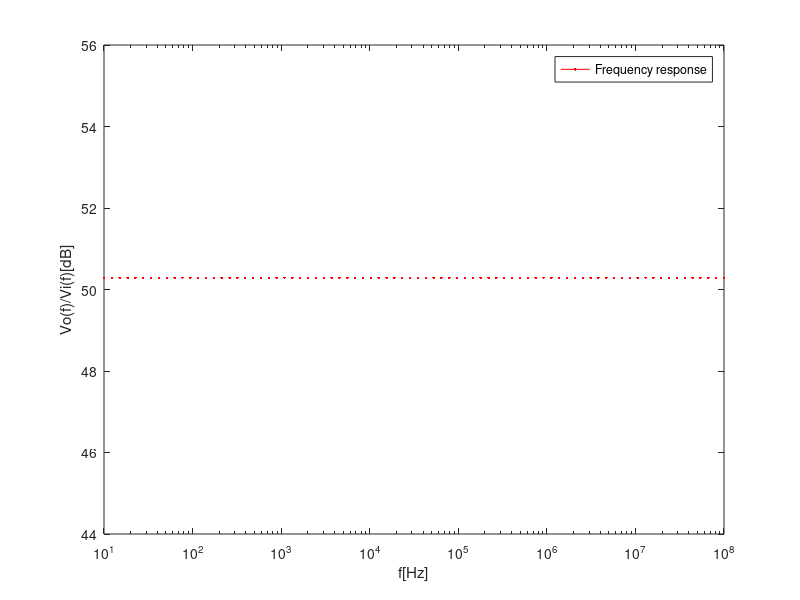
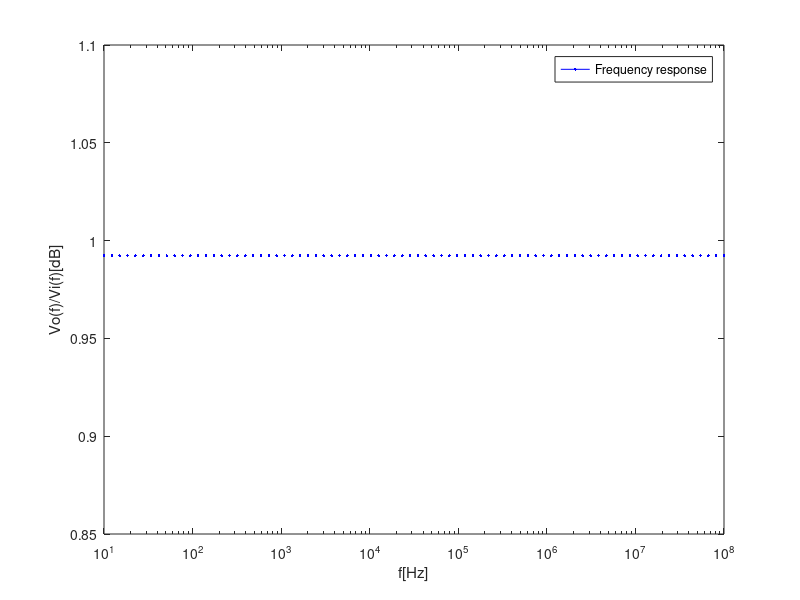
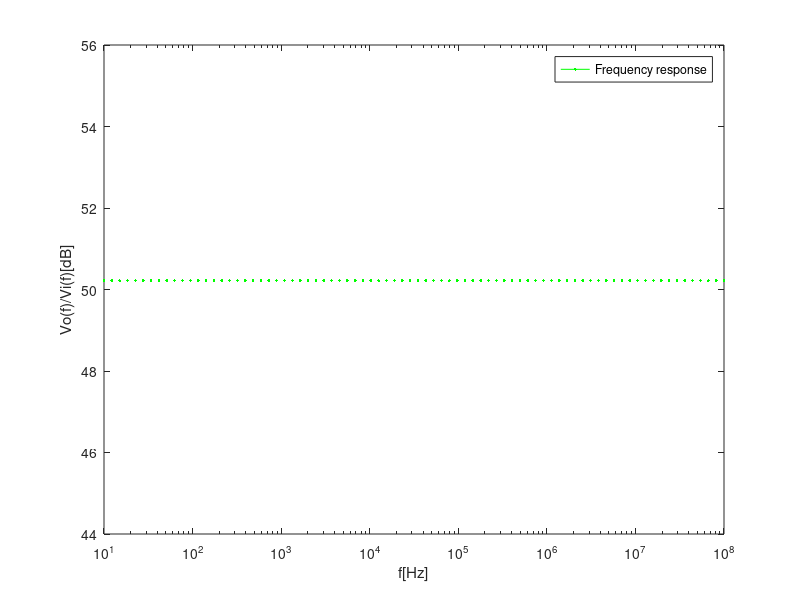

Reproduce these figures in MATLAB, in order.
pkg load control

% ---- GAIN STAGE ----

% values

VT=25e-3
BFN=178.7     %parametro beta do modelo BC5474
VAFN=69.7     %parametro Va do modelo BC5474 
RE1=80        %resistencia do emissor
RC1=1000      %resitencia do coletor
RB1=80000     %resistencia bias 1
RB2=20000     %resistencia bias 2
VBEON=0.7     %tensao a partir da qual o transistor deixa passar
VCC=12        %DC value da fonte
RS=100        %Resistencia interna 


%%%%%%%%%%%%%%%%%%%%GAIN STAGE: INCREMENTAL CIRCUIT%%%%%%%%%%%%%%%%%%%%%%%
			       
RB=1/(1/RB1+1/RB2)                 %resistencia equivalente bias

			           %pode haver erro de sinal no VEQ
			       
VEQ=RB2/(RB1+RB2)*VCC              %tensao equivalente thevnian
IB1=(VEQ-VBEON)/(RB+(1+BFN)*RE1)   %corrente malha B
IC1=BFN*IB1                        %corrente malha C


gm1=IC1/VT
rpi1=BFN/gm1
ro1=VAFN/IC1
			           
IE1=(1+BFN)*IB1                   %corrente emissor
VE1=RE1*IE1                       %tensao emissor
VO1=VCC-RC1*IC1                   %tensao coletor -> tensao de saida do Gain Stage
VCE=VO1-VE1                       %diferenca entre tensao do coletor e emissor
                                
				  %ver se VCE e maior que VBEON
							       


%gain without CE - bypass capacitor							       
AV1w = RC1*(RE1-gm1*rpi1*ro1)/((ro1+RC1+RE1)*(RB+rpi1+RE1)+gm1*RE1*ro1*rpi1 - RE1^2)
AV1simplew = gm1*RC1/(1+gm1*RE1)




							       
%gain with CE - bypass capacitor				       
RE1=0

							       
AV1= RC1*(RE1-gm1*rpi1*ro1)/((ro1+RC1+RE1)*(RB+rpi1+RE1)+gm1*RE1*ro1*rpi1 - RE1^2)
AV1simple = gm1*RC1/(1+gm1*RE1)
							       
AV1simple2 = gm1*RC1/(1+gm1*RE1) * rpi1/ (RS + rpi1)
							       


							       
RE1=100
%Impedance Calculations
ZI1 = ((ro1+RC1+RE1)*(RB+rpi1+RE1)+gm1*RE1*ro1*rpi1 - RE1^2)/(ro1+RC1+RE1)
ZX = ro1*((RB+rpi1)*RE1/(RB+rpi1+RE1))/(1/(1/ro1+1/(rpi1+RB)+1/RE1+gm1*rpi1/(rpi1+RB)))
ZO1 = 1/(1/ZX+1/RC1)

%in the slides it is ZI1 = 1/(1/RB1+1/RB2+1/rpi1) and ZO1 = 1/(1/RC1+1/ro1)
%RE1 = 0
 
 
% 8 decades and 10 points per decade => 80 points


k1 = 80

freq1=logspace(1,8, k1);



%t1=1
%w1=2*pi*freq1
VS1=0.01							       
	   
gain1 = - gm1 * (RC1*ro1)/(RC1+ro1) * ((RB1*RB2+rpi1*RB2+rpi1*RB1)/(rpi1*RB1*RB2)) / (RS+(RB1*RB2+rpi1*RB2+rpi1*RB1)/(rpi1*RB1*RB2)) % * VS1


%%%%%%%%%%%%%%%   MAG TO DB   %%%%%%%%%%%%%%%%%%%%%%%%
AV1wdb = mag2db(abs(AV1w))
AV1simplewdb = mag2db(abs(AV1simplew))
  
AV1db = mag2db(abs(AV1))
gain1db = mag2db(abs(gain1))
AV1simpledb= mag2db(abs(AV1simple))
AV1simple2db= mag2db(abs(AV1simple2))
  

vmag_plot1 = figure ();
semilogx (freq1, abs(AV1simple2db), "r");

xlabel ("f[Hz]");
ylabel ("Vo(f)/Vi(f)[dB]"); 
legenda= legend("Frequency response"); 
print (vmag_plot1, "vmag_plot1.eps", "-depsc");





% ---- OUTPUT STAGE ----

% values
BFP = 227.3
VAFP = 37.2
RE2 = 300
VEBON = 0.7

VI2 = VO1 % shouldn't it be VI2 = VO-VEBON ?
IE2 = (VCC-VEBON-VI2)/RE2
IC2 = BFP/(BFP+1)*IE2
VO2 = VCC - RE2*IE2


gm2 = IC2/VT
go2 = IC2/VAFP
gpi2 = gm2/BFP
ge2 = 1/RE2


AV2 = gm2/(gm2+gpi2+go2+ge2)





ZI2 = (gm2+gpi2+go2+ge2)/gpi2/(gpi2+go2+ge2)
ZO2 = 1/(gm2+gpi2+go2+ge2)

AV22= mag2db(abs(AV2))

vmag_plot2 = figure ();
semilogx (freq1, AV2, "b");

xlabel ("f[Hz]");
ylabel ("Vo(f)/Vi(f)[dB]"); 
legenda= legend("Frequency response"); 
print (vmag_plot2, "vmag_plot2.eps", "-depsc");


final_gain= AV1simple2*AV2
final_gaindb= mag2db(abs(final_gain))

final_impedance = ZO1*ZO2  
	      
		     
vmag_plot3 = figure ();
semilogx (freq1, final_gaindb, "g");

xlabel ("f[Hz]");
ylabel ("Vo(f)/Vi(f)[dB]"); 
legenda= legend("Frequency response"); 
print (vmag_plot3, "vmag_plot3.eps", "-depsc");




%%%%%%%%%%%%%% TABLE WITH VALUES (FOR LATEX) %%%%%%%%%%%%%%%%%%%%
resistance_tab = fopen("resistance_tab.tex", "w");

fprintf(resistance_tab, "$V_{CC}\\;(V)$ & %.1e\\\\ \\hline\n", VCC);
fprintf(resistance_tab, "$R_{S}\\;(\\Omega)$ & %.1e\\\\ \\hline\n", RS);
fprintf(resistance_tab, "$R_{E1}\\;(\\Omega)$ & %.1e\\\\ \\hline\n", RE1);
fprintf(resistance_tab, "$R_{C1}\\;(\\Omega)$ & %.1e\\\\ \\hline\n", RC1);
fprintf(resistance_tab, "$R_{B1}\\;(\\Omega)$ & %.1e\\\\ \\hline\n", RB1);
fprintf(resistance_tab, "$R_{B2}\\;(\\Omega)$ & %.1e\\\\ \\hline\n", RB2);
fprintf(resistance_tab, "$R_{E2}\\;(\\Omega)$ & %.1e\\\\ \\hline\n", RE2);

fclose(resistance_tab);

resistance1_tab = fopen("resistance1_tab.tex", "w");

fprintf(resistance1_tab, "$V_T\\;(V)$ & %.3e\\\\ \\hline\n", VT);
fprintf(resistance1_tab, "$\\beta_{FN}$ & %.3e\\\\ \\hline\n", BFN);
fprintf(resistance1_tab, "$V_{AFN}\\;(V)$ & %.3e\\\\ \\hline\n", VAFN);
fprintf(resistance1_tab, "$V_{EBON}\\;(V)$ & %.3e\\\\ \\hline\n", VEBON);
fprintf(resistance1_tab, "$\\beta_{FP}$ & %.3e\\\\ \\hline\n", BFP);
fprintf(resistance1_tab, "$V_{AFP}\\;(V)$ & %.3e\\\\ \\hline\n", VAFP);

fclose(resistance1_tab);




resultsDC1_tab = fopen("resultsDC1_tab.tex", "w");

fprintf(resultsDC1_tab, "$R_B\\;(\\Omega)$ & %.6e\\\\ \\hline\n", RB);
fprintf(resultsDC1_tab, "$V_{eq}\\;(V)$ & %.6e\\\\ \\hline\n", VEQ);
fprintf(resultsDC1_tab, "$I_{B1}\\;(A)$ & %.6e\\\\ \\hline\n", IB1);
fprintf(resultsDC1_tab, "$I_{C1}\\;(A)$ & %.6e\\\\ \\hline\n", IC1);
fprintf(resultsDC1_tab, "$I_{E1}\\;(A)$ & %.6e\\\\ \\hline\n", IE1);
fprintf(resultsDC1_tab, "$V_{E1}\\;(V)$ & %.6e\\\\ \\hline\n", VE1);
fprintf(resultsDC1_tab, "$V_{O1}\\;(V)$ & %.6e\\\\ \\hline\n", VO1);
fprintf(resultsDC1_tab, "$V_{CE}\\;(V)$ & %.6e\\\\ \\hline\n", VCE);

fclose(resultsDC1_tab);




resultsDC2_tab = fopen("resultsDC2_tab.tex", "w");

fprintf(resultsDC2_tab, "$V_{I2}\\;(V)$ & %.6e\\\\ \\hline\n", VI2);
fprintf(resultsDC2_tab, "$I_{E2}\\;(A)$ & %.6e\\\\ \\hline\n", IE2);
fprintf(resultsDC2_tab, "$I_{C2}\\;(A)$ & %.6e\\\\ \\hline\n", IC2);
fprintf(resultsDC2_tab, "$V_{O2}\\(V)$ & %.6e\\\\ \\hline\n", VO2);

fclose(resultsDC2_tab);




resultsAC1_tab = fopen("resultsAC1_tab.tex", "w");

%fprintf(resultsAC1_tab, "$Gain_1\\;(without \ C_E)$ & %.6e\\\\ \\hline\n", AV1simplew);
%fprintf(resultsAC1_tab, "$Gain_1\\;(with \ C_E)$ & %.6e\\\\ \\hline\n", AV1simple2);
fprintf(resultsAC1_tab, "$Gain_1\\$ & %.6e\\\\ \\hline\n", AV1simple2);
fprintf(resultsAC1_tab, "$Z_{I1}\\;(\\Omega)$ & %.6e\\\\ \\hline\n", ZI1);
fprintf(resultsAC1_tab, "$Z_{O1}\\;(\\Omega)$ & %.6e\\\\ \\hline\n", ZO1);

fclose(resultsAC1_tab);




resultsAC2_tab = fopen("resultsAC2_tab.tex", "w");

fprintf(resultsAC2_tab, "$Gain_2$ & %.6e\\\\ \\hline\n", AV2);
fprintf(resultsAC2_tab, "$Z_{I2}\\;(\\Omega)$ & %.6e\\\\ \\hline\n", ZI2);
fprintf(resultsAC2_tab, "$Z_{O2}\\;(\\Omega)$ & %.6e\\\\ \\hline\n", ZO2);

fclose(resultsAC2_tab);


% Point 2 explanation (why both stages can be connected without significant signal loss)

% thanks to a coupling capacitor and a bias circuit

% https://www.audioholics.com/audio-amplifier/amplifier-classes
% Note: there are different types of audio amplifiers

% https://www.youtube.com/watch?v=-fIpj2eHL0k
% In the gain stage we have a NPN transistor (positive part of the signal).
% In the output stage we have a PNP transistor (negative part of the signal).

% https://www.electronics-tutorials.ws/amplifier/amp_1.html
% In the Common Emitter Transistor, for the transistor to operate within its “Active Region” some form of “Base Biasing” was required. This small Base Bias voltage added to the input signal allowed the transistor to reproduce the full input waveform at its output with no loss of signal.

% https://www.allaboutcircuits.com/worksheets/bjt-amplifier-troubleshooting/
% https://www.electronics-tutorials.ws/amplifier/class-ab-amplifier.html
% https://www.pearsonhighered.com/assets/samplechapter/0/1/3/4/0134420101.pdf
% https://wiki.analog.com/university/courses/electronics/text/chapter-10
% https://www.sciencedirect.com/topics/computer-science/amplifier-stage
